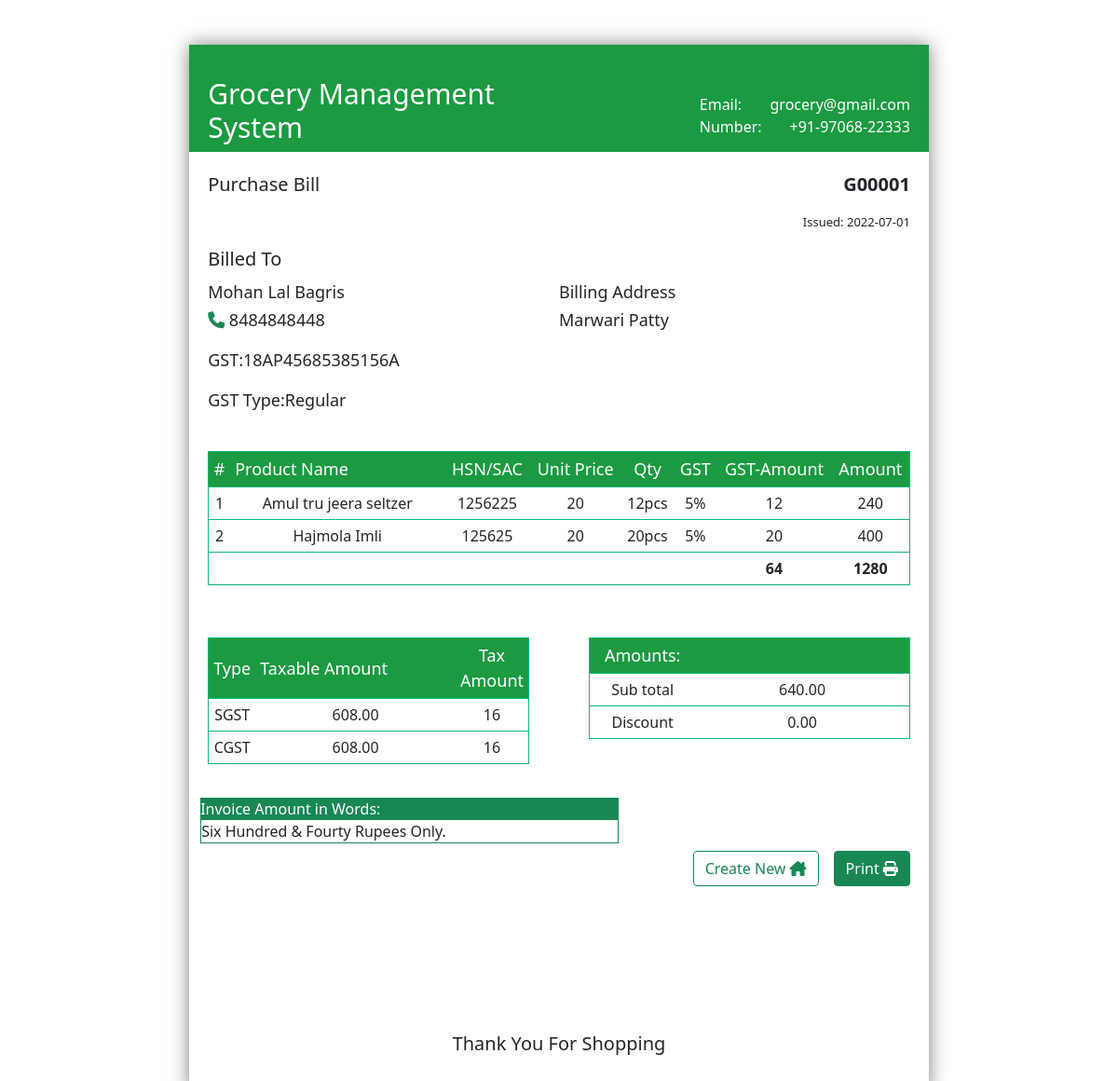
The page /purchase-bill.php?id=G00001 on the database its author committed.
### tables this page shows
CREATE TABLE IF NOT EXISTS `gms_purchase_master` (
  `PURCHASE_ID` int(10) NOT NULL AUTO_INCREMENT,
  `INVOICE_NO` varchar(20) DEFAULT NULL,
  `PURCHASE_DATE` date DEFAULT NULL,
  `TOTAL` float DEFAULT NULL,
  `GST_AMOUNT` float DEFAULT NULL,
  `DISCOUNT` int(10) DEFAULT NULL,
  `ADDITIONAL_CHARGE` int(10) DEFAULT NULL,
  `REMARKS` varchar(20) DEFAULT NULL,
  `SUB_TOTAL` float DEFAULT NULL,
  `CREATED_ON` datetime DEFAULT NULL,
  `ADDITIONAL_INFO1` varchar(20) DEFAULT NULL,
  `ADDITIONAL_INFO2` varchar(20) DEFAULT NULL,
  `SUPPLIER_ID` int(10) DEFAULT NULL,
  PRIMARY KEY (`PURCHASE_ID`),
  KEY `supplier_fk` (`SUPPLIER_ID`)
);

CREATE TABLE IF NOT EXISTS `gms_supplier` (
  `SUPPLIER_ID` int(10) NOT NULL AUTO_INCREMENT,
  `SUPPLIER_NAME` varchar(30) NOT NULL,
  `SUPPLIER_ADDRESS` varchar(40) NOT NULL,
  `SUPPLIER_PHNO` varchar(12) NOT NULL,
  `SUPPLIER_GSTNO` varchar(20) NOT NULL,
  `SUPPLIER_GSTTYPE` varchar(12) NOT NULL,
  `status` varchar(15) NOT NULL,
  PRIMARY KEY (`SUPPLIER_ID`)
);

CREATE TABLE IF NOT EXISTS `gms_purchase_details` (
  `PURCHASE_ID` int(10) NOT NULL AUTO_INCREMENT,
  `INVOICE_NO` varchar(20) DEFAULT NULL,
  `ITEM_NAME` varchar(40) DEFAULT NULL,
  `ITEM_ID` int(10) DEFAULT NULL,
  `ITEM_QTY` float DEFAULT NULL,
  `ITEM_PRICE` int(10) DEFAULT NULL,
  `UNIT` varchar(10) DEFAULT NULL,
  PRIMARY KEY (`PURCHASE_ID`),
  KEY `item_fk` (`ITEM_ID`)
);

CREATE TABLE IF NOT EXISTS `gms_item` (
  `ITEM_ID` int(5) NOT NULL AUTO_INCREMENT,
  `ITEM_CODE` varchar(20) NOT NULL,
  `ITEM_NAME` varchar(60) NOT NULL,
  `ITEM_HSN_CODE` varchar(20) DEFAULT NULL,
  `ITEM_DESC` varchar(40) DEFAULT NULL,
  `ITEM_SIZE` varchar(20) DEFAULT NULL,
  `ITEM_UNIT` varchar(20) DEFAULT NULL,
  `ITEM_STOCK_QUANTITY` int(10) DEFAULT NULL,
  `ITEM_STOCK_Weight` int(10) DEFAULT NULL,
  `ITEM_MRP` int(10) DEFAULT NULL,
  `ITEM_GST_SLAB` int(5) DEFAULT NULL,
  `ITEM_DISCOUNT` int(5) DEFAULT NULL,
  `ITEM_FLOOR_NO` varchar(12) DEFAULT NULL,
  `ITEM_DISPLAY_NO` varchar(12) DEFAULT NULL,
  `ITEM_IMG` varchar(40) DEFAULT NULL,
  `REMARKS` varchar(15) DEFAULT NULL,
  `ENCODED_BY` varchar(20) DEFAULT NULL,
  `ITEM_DATE` datetime DEFAULT NULL,
  `ITEM_CATEGORY` int(10) DEFAULT NULL,
  `ADDITIONAL_INFO1` varchar(20) DEFAULT NULL,
  `ADDITIONAL_INFO2` int(20) DEFAULT NULL,
  PRIMARY KEY (`ITEM_ID`),
  KEY `itemcat` (`ITEM_CATEGORY`)
);

### purchase-bill.php (the view, shortened to what this page needs)
<!DOCTYPE html>
<html lang="en">
<head>
    <link rel="stylesheet" href="css/style2.css">
    <link href="https://cdn.jsdelivr.net/npm/bootstrap@5.1.3/dist/css/bootstrap.min.css" rel="stylesheet"
>
  <link href="https://cdnjs.cloudflare.com/ajax/libs/font-awesome/5.15.3/css/all.min.css" rel="stylesheet"
        type="text/css">
        <link rel="stylesheet" href="https://cdnjs.cloudflare.com/ajax/libs/font-awesome/6.1.1/css/all.min.css" />
        <link rel="stylesheet" href="https://cdnjs.cloudflare.com/ajax/libs/font-awesome/6.1.1/css/brands.min.css" />
</head>
<body>
    <div class="page" size="A4" id="printableArea">
        <div class="top-section">
            <div class="address">
                <div class="address-content">
                    <h2> Grocery Management System </h2>
                    <p> Jec road,Garmur, Jorhat, Assam </p>
                </div>
            </div>
            <div class="contact">
                <div class="contact-content">
                    <div class="email">Email:<span class="span"> grocery@gmail.com </span></div>
                    <div class="number">Number:<span class="span"> +91-97068-22333 </span></div>
                </div>
            </div>
        </div>
  <?php
    include('include/dbcon.php');
$invoice=$_GET['id'];
$q = "SELECT * FROM `gms_purchase_master` where INVOICE_NO='$invoice' ";
$query = mysqli_query($conn,$q);
$res = mysqli_fetch_assoc($query)
  ?>
     <div class="billing-invoice">
        <div class="title">
            Purchase Bill
        </div>
        <div class="des">
            <p class="code">
                <?php echo $res['INVOICE_NO'];?>
            </p>
            <p class="issue">Issued:<span>  <?php echo $res['PURCHASE_DATE'];?></span></p>
        </div>
     </div>
            <?php
                $invoice=$_GET['id'];
            $q1 = "SELECT m.supplier_id,m.INVOICE_NO,s.* FROM gms_purchase_master as m INNER JOIN gms_supplier as s ON m.supplier_id =s.supplier_id  where INVOICE_NO='$invoice' ";
            $query1 = mysqli_query($conn,$q1);
            $supres = mysqli_fetch_assoc($query1)
            ?>
     <div class="billing-to">
        <div class="title"> Billed To </div>
        <div class="billed-sec">
            <div class="name">
            <?php echo ucfirst($supres['SUPPLIER_NAME']);?>
            </div>
            <p><i class="fa-solid fa-phone text-success"></i> <?php echo $supres['SUPPLIER_PHNO'];?></p>
            <p>GST:<?php echo strtoupper($supres['SUPPLIER_GSTNO']);?></p>
            <p>GST Type:<?php echo ucfirst($supres['SUPPLIER_GSTTYPE']);?></p>
        </div>
     <div class="billed-sec">
        <div class="sub-title">Billing Address</div>
        <div class="ship-add"><?php echo $supres['SUPPLIER_ADDRESS'];?></div>
     </div>
    </div>
    <div class="table">
        <table>
            <tr>
                <th>#</th>
                <th>Product Name</th>
               <th>HSN/SAC</th>
                <th>Unit Price</th>
                <th>Qty</th>
                <th>GST</th>
                <th>GST-Amount</th>
                <th>Amount</th>
            </tr>
            <?php
                $q3 = "SELECT i.item_hsn_code, i.item_gst_slab,m.* FROM gms_purchase_details as m INNER JOIN gms_item as i ON m.item_id =i.item_id where INVOICE_NO='$invoice' ";
                $query3 = mysqli_query($conn,$q3);
                $qty=0;
                $gst=0;
                $total=0;
                foreach ($query3 as $key=>$ress3){
                ?>
            <tr>
                <?php
                 if($ress3['UNIT']=="Kg" or $ress3['UNIT']=="Ltr"){
                    $qty=$ress3['ITEM_QTY']/1000;
                 }else{
                    $qty=$ress3['ITEM_QTY'];
                 }
                 ?>
                <td><?php $keys=$key+1; echo $keys; ?></td>
                <td><?php echo ucfirst($ress3['ITEM_NAME']);?></td>
                <td><?php echo ucfirst($ress3['item_hsn_code']);?></td>
                <td><?php echo $ress3['ITEM_PRICE'];?> </td>
            <td><?php  echo $qty;?><?php echo $ress3['UNIT'];?></td>
                <td><?php echo $ress3['item_gst_slab'];?>%</td>
                <td><?php echo $ress3['ITEM_PRICE']*$qty*$ress3['item_gst_slab']/100;?></td>
                <td><?php echo $qty*$ress3['ITEM_PRICE'];?> </td>
                <?php  $qty +=$qty;
                $gst+= $ress3['ITEM_PRICE']*$qty*$ress3['item_gst_slab']/100;
                $total += $qty*$ress3['ITEM_PRICE'];
                 ?>
            </tr>
            <?php } ?>
            <tr>
                <td  colspan="5"></td>
                <td></td>
                <td >
                    <b>
                        <?php echo  $gst;?>
                        </b>
                </td>
                <td><b>
                    <?php echo  $total;?></b></td>
            </tr>
        </table>
    </div>
<?php
    $q4 = "SELECT * FROM gms_purchase_master  where INVOICE_NO='$invoice' ";
$query4 = mysqli_query($conn,$q4);
$res4 = mysqli_fetch_assoc($query4);
?>
    <div class="row">
<div class="col-lg-6">
    <div class=" table">
        <table>
        <tr>
        <th>
                Type
            </th>
            <th>
                Taxable Amount
            </th>
            <th>
                Tax Amount
            </th>
        </tr>
        <tr>
            <td>SGST</td>
            <td><?php echo  number_format($res4['SUB_TOTAL']-$res4['GST_AMOUNT'],2)?></td>
            <td><?php echo number_format($res4['GST_AMOUNT'],2)/2; ?></td>
        </tr>
        <tr>
            <td>CGST</td>
            <td><?php echo  number_format($res4['SUB_TOTAL']-$res4['GST_AMOUNT'],2)?></td>
            <td><?php echo number_format($res4['GST_AMOUNT'],2)/2;?></td>
        </tr>
        </table>
    </div>
</div>
<div class="col-lg-6">
    <div class="table">
        <table>
        <tr>
            <th>
              Amounts:
            </th>
            <th>
            </th>
        </tr>
        <tr>
            <td>Sub total</td>
            <td><?php echo number_format($res4['SUB_TOTAL'],2); ?></td>
        </tr>
        <tr>
            <td>Discount</td>
            <td><?php echo number_format($res4['DISCOUNT'],2); ?></td>
        </tr>
        </table>
    </div>
</div>
</div>
<?php
function convertNumberToWordsForIndia($number){
    $words = array(
    '0'=> '' ,'1'=> 'one' ,'2'=> 'two' ,'3' => 'three','4' => 'four','5' => 'five',
    '6' => 'six','7' => 'seven','8' => 'eight','9' => 'nine','10' => 'ten',
    '11' => 'eleven','12' => 'twelve','13' => 'thirteen','14' => 'fouteen','15' => 'fifteen',
    '16' => 'sixteen','17' => 'seventeen','18' => 'eighteen','19' => 'nineteen','20' => 'twenty',
    '30' => 'thirty','40' => 'fourty','50' => 'fifty','60' => 'sixty','70' => 'seventy',
    '80' => 'eighty','90' => 'ninty');
    $number_length = strlen($number);
    $number_array = array(0,0,0,0,0,0,0,0,0);
    $received_number_array = array();
    for($i=0;$i<$number_length;$i++){
  		$received_number_array[$i] = substr($number,$i,1);
  	}
    for($i=9-$number_length,$j=0;$i<9;$i++,$j++){
        $number_array[$i] = $received_number_array[$j];
    }
    $number_to_words_string = "";
    for($i=0,$j=1;$i<9;$i++,$j++){
        if($i==0 || $i==2 || $i==4 || $i==7){
            if($number_array[$j]==0 || $number_array[$i] == "1"){
                $number_array[$j] = intval($number_array[$i])*10+$number_array[$j];
                $number_array[$i] = 0;
            }
        }
    }
    $value = "";
    for($i=0;$i<9;$i++){
        if($i==0 || $i==2 || $i==4 || $i==7){
            $value = $number_array[$i]*10;
        }
        else{
            $value = $number_array[$i];
        }
        if($value!=0)         {    $number_to_words_string.= $words["$value"]." "; }
        if($i==6 && $value!=0){    $number_to_words_string.= "Hundred &amp; "; }
    }
    return ucwords(strtolower(" ".$number_to_words_string)."Rupees Only.");
}
?>
<div class="container">
<div class="col-lg-7 bg-success  text-white">
Invoice Amount in Words:
    </div>
    <div class=" col-lg-7 border border-success border-top-0">
    <?php
      echo convertNumberToWordsForIndia($res4['SUB_TOTAL']);
    ?>
    </div>
</div>
    <div class="bottom-section">
        <div class="status-content">
            <p class="tnx"> Thank You For Shopping</p>
        </div>
    </div>
    <div class="container ">
        <div class="d-flex flex-row-reverse">
    <button type="button" id="print-button" class="btn btn-success m-2" onclick="printDiv('printableArea')">Print <i class="fa-solid fa-print"></i> </button>
    <a href="search.php">
    <button type="button" id="print-button2" class="btn border border-success text-success m-2">Create New <i class="fa-solid fa-house-chimney"></i> </button>
    </a>
</div>
</div>
    </div>
</body>
</html>

### css/style2.css (style rules this page uses)
body { margin:0; padding: 0; font-size: 16px; font-weight: 300; width: 100%; background:rgb(204,204,204); font-family: 'Roboto condensed', sans-serif; }
h2, h4, p { margin: 0; }
.page { background: #fff; display: block; margin: 3rem auto 3rem auto; position: relative; box-shadow : 0 0 0.5cm rgba(0, 0, 0, 0.5); }
.page[size="A4"] { width: 21cm; height: 29.7cm; overflow-x: hidden; }
.top-section { color:#fff; padding: 20px; height: 115px; background-color: #1b9a41; }
.top-section h2 { font-size: 30px; margin-bottom: 10px; font-weight: 100; padding-top: 15px; }
.top-section .address { width: 50%; height: 100%; float: left; }
.top-section .address-content { max-width: 350px; }
.contact .contact-content { max-width: 270px; float: right; margin-top: 32px; }
.contact-content .email, .contact-content .number { display: block; }
.contact-content .email span, .contact-content .number span { float: right; margin-left: 30px; }
.billing-invoice { padding: 20px; font-size: 20px; margin-bottom: 15px; }
.billing-invoice .title { font-weight: 400; float: left; }
.billing-invoice .des { font-weight: 400; float: right; }
.billing-invoice .code { font-weight: 700; text-align: right; }
.billing-invoice .issue { text-align: right; font-size: 13px; }
.billing-to { padding: 20px; margin-top: 40px; }
.billing-to .title { font-weight: 400; font-size: 20px; margin-bottom: 7px; }
.billing-to .billed-sec { width: 50%; float: left; font-size: 18px; margin-bottom: 25px; }
.billing-to .sub-title, .billing-to .name { font-weight: 400; font-size: 18px; margin-bottom: 3px; }
.billing-to .ship-add { max-width: 300px; }
.table { padding: 20px; }
.table table { width: 100%; }
.table table, th, td { padding: 5px; text-align: center; border: 1px solid #0db77e; border-collapse: collapse; }
.table tr th { font-size: 18px; font-weight: 400; }
.table table tr:first-child { color: #fff; background-color: #1b9a41; }
.table tr th:nth-child(2), .table tr th:nth-child(2) { text-align: left; width: 230px; }
.bottom-section { margin-top: 15px; padding: 20px; position: absolute; bottom: 0; left: 0; right: 0; }
.bottom-section .tnx { text-align: center; margin-top: 10px; font-size: 20px; }

### rows shown on the page
gms_purchase_master: INVOICE_NO "G00001", PURCHASE_DATE "2022-07-01", SUPPLIER_ID.SUPPLIER_NAME "Mohan Lal Bagris", SUPPLIER_ID.SUPPLIER_PHNO "8484848448", SUPPLIER_ID.SUPPLIER_GSTNO "18AP45685385156A", SUPPLIER_ID.SUPPLIER_GSTTYPE "Regular", SUPPLIER_ID.SUPPLIER_ADDRESS "Marwari Patty", $res4['SUB_TOTAL']-$res4['GST_AMOUNT'] "608.00", number_format($res4['GST_AMOUNT'],2)/2 "16", SUB_TOTAL "640.00", DISCOUNT "0.00", SUB_TOTAL "Six Hundred & Fourty Rupees Only."
gms_purchase_details: keys "1", ITEM_NAME "Amul tru jeera seltzer", ITEM_ID.ITEM_HSN_CODE "1256225", ITEM_PRICE "20", ITEM_QTY "12", UNIT "pcs", ITEM_ID.ITEM_GST_SLAB "5", $ress3['ITEM_PRICE']*$qty*$ress3['item_gst_slab']/100 "12", $qty*$ress3['ITEM_PRICE'] "240"
gms_purchase_details: keys "2", ITEM_NAME "Hajmola Imli", ITEM_ID.ITEM_HSN_CODE "125625", ITEM_PRICE "20", ITEM_QTY "20", UNIT "pcs", ITEM_ID.ITEM_GST_SLAB "5", $ress3['ITEM_PRICE']*$qty*$ress3['item_gst_slab']/100 "20", $qty*$ress3['ITEM_PRICE'] "400"

### other values the page prints
$gst "64"
$total "1280"
